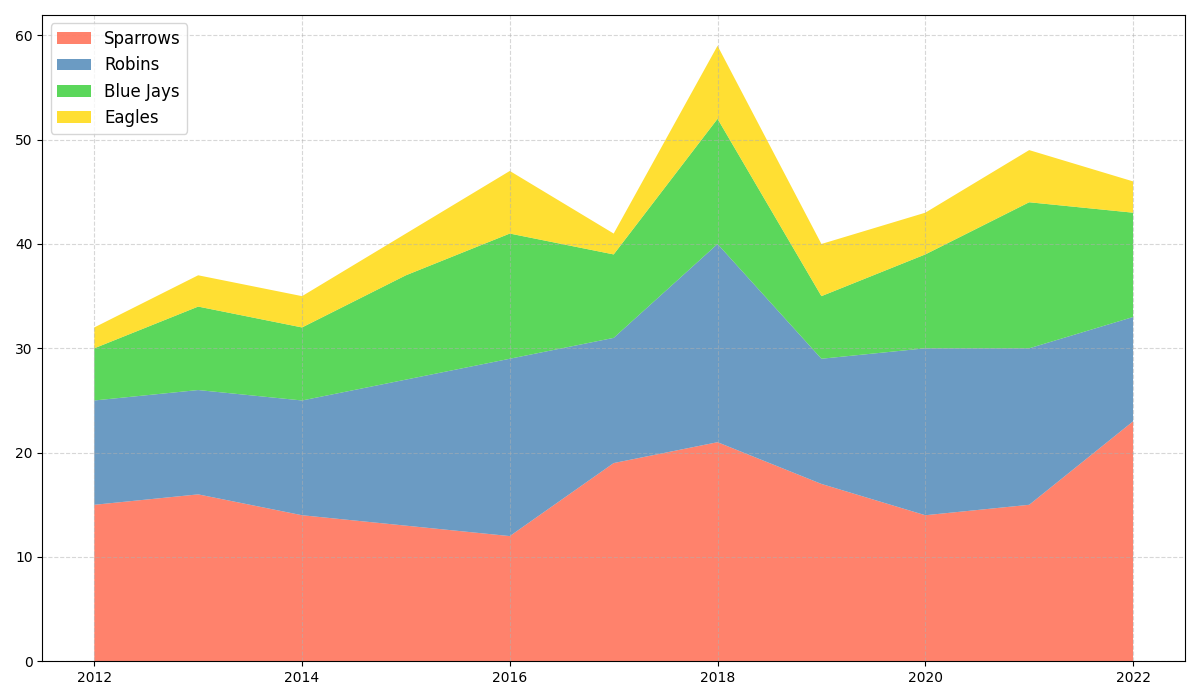

This figure's Python source:
import matplotlib.pyplot as plt
import numpy as np

years = np.arange(2012, 2023)

sparrows = np.array([15, 16, 14, 13, 12, 19, 21, 17, 14, 15, 23])
robins = np.array([10, 10, 11, 14, 17, 12, 19, 12, 16, 15, 10])
blue_jays = np.array([5, 8, 7, 10, 12, 8, 12, 6, 9, 14, 10])
eagles = np.array([2, 3, 3, 4, 6, 2, 7, 5, 4, 5, 3])

data = np.vstack([sparrows, robins, blue_jays, eagles])

fig, ax = plt.subplots(figsize=(12, 7))
ax.stackplot(years, data,
             colors=['#FF6347', '#4682B4', '#32CD32', '#FFD700'], alpha=0.8)

ax.legend(['Sparrows', 'Robins', 'Blue Jays', 'Eagles'], loc='upper left', fontsize=12)
ax.grid(True, linestyle='--', alpha=0.5)

plt.tight_layout()
plt.show()
